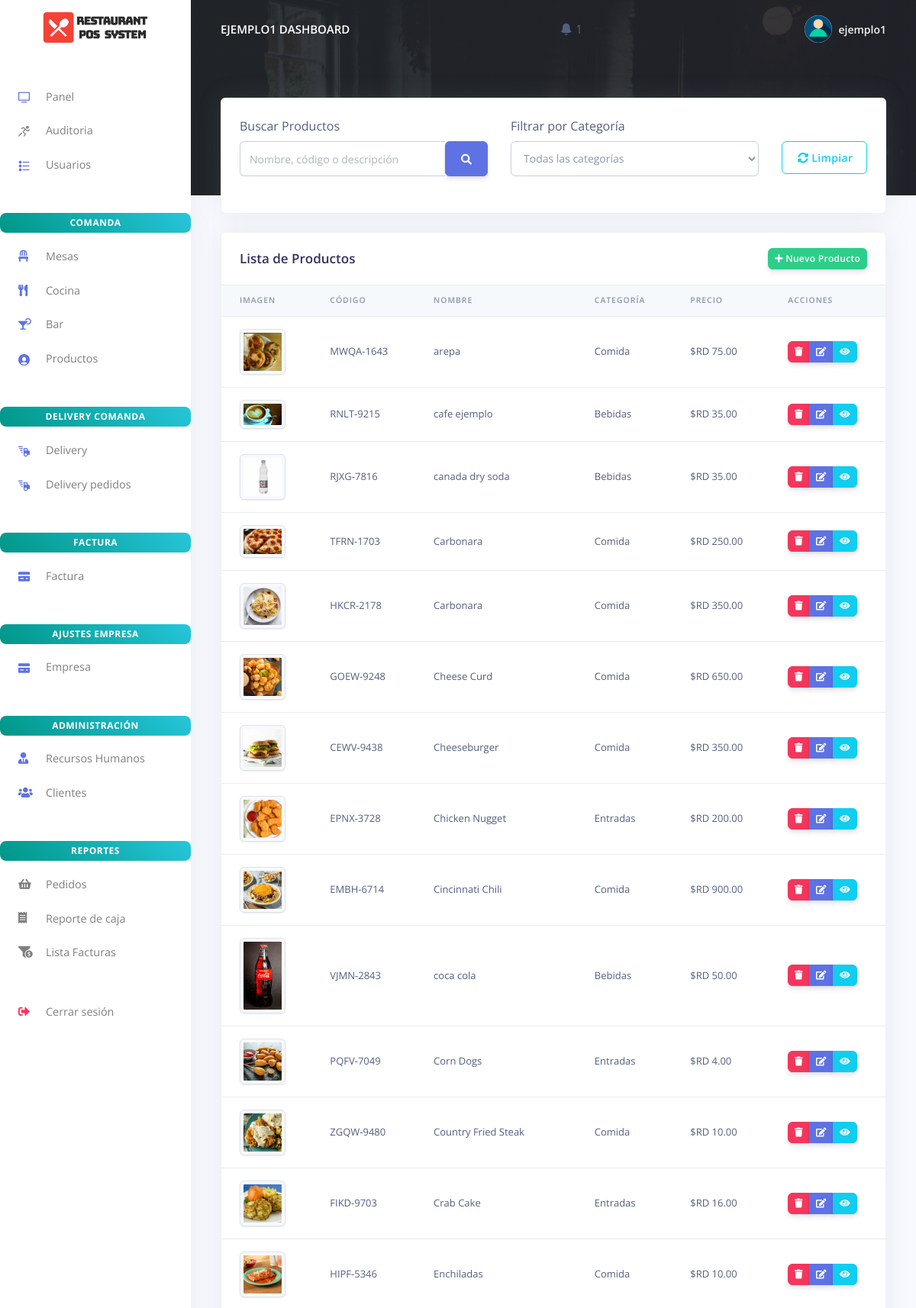
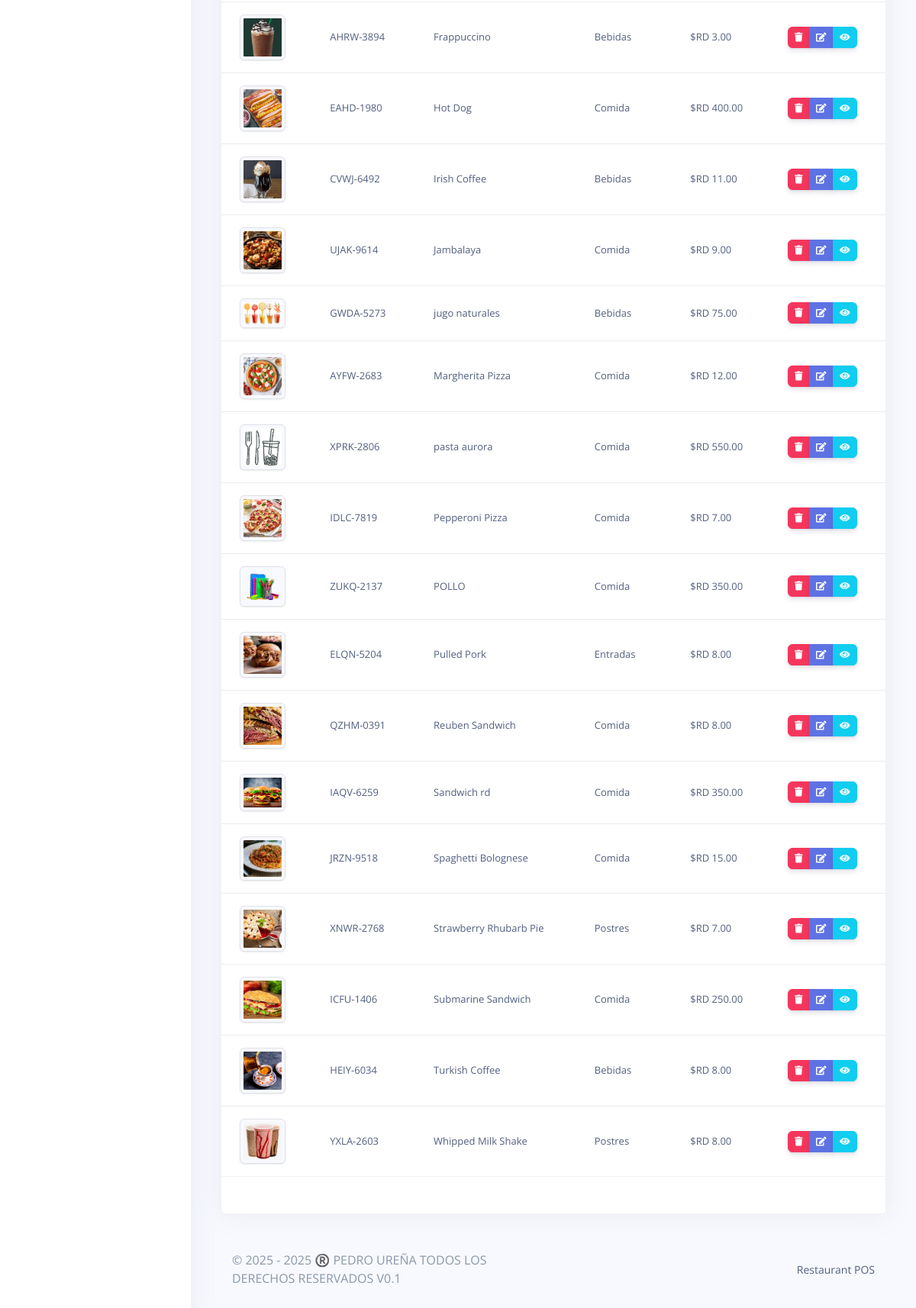
The app's page /products/products.php (signed in) with its own data (2 pictures, top to bottom).
### tables this page shows
CREATE TABLE `rpos_admin` (
  `admin_id` varchar(200) NOT NULL,
  `admin_name` varchar(200) NOT NULL,
  `admin_email` varchar(200) NOT NULL,
  `admin_password` varchar(200) NOT NULL,
  `activation_key` varchar(200) DEFAULT NULL,
  `estado` enum('Activo','Inactivo') DEFAULT 'Inactivo',
  `activation_expiry` datetime DEFAULT NULL
);

CREATE TABLE `rpos_products` (
  `prod_id` varchar(200) NOT NULL,
  `prod_code` varchar(200) NOT NULL,
  `prod_name` varchar(200) NOT NULL,
  `prod_img` varchar(200) NOT NULL,
  `prod_desc` longtext NOT NULL,
  `categoria_id` int(11) NOT NULL,
  `tipo` enum('Comida','Bebida','Postre') DEFAULT NULL,
  `prod_price` varchar(200) NOT NULL,
  `created_at` timestamp(6) NOT NULL DEFAULT current_timestamp(6) ON UPDATE current_timestamp(6)
);

CREATE TABLE `rpos_categorias_productos` (
  `categoria_id` int(11) NOT NULL,
  `nombre_categoria` varchar(200) NOT NULL,
  `descripcion` text DEFAULT NULL,
  `created_at` timestamp(6) NOT NULL DEFAULT current_timestamp(6) ON UPDATE current_timestamp(6)
);

### products/products.php (the view, shortened to what this page needs)
<?php
include('../config/config.php');
$search = '';
require_once('../partials/_head.php');
?>
<body>
  <?php require_once('../partials/_sidebar.php'); ?>
  <div class="main-content">
    <?php require_once('../partials/_topnav.php'); ?>
    <div class="container-fluid mt--8">
      <div class="row mb-4">
        <div class="col">
          <div class="card shadow">
            <div class="card-body">
              <form method="get" action="products.php" class="row">
                <div class="form-group col-md-5">
                  <label for="search">Buscar Productos</label>
                  <div class="input-group">
                    <input type="text" class="form-control" name="search" placeholder="Nombre, código o descripción" value="<?php echo htmlspecialchars($search); ?>">
                    <button class="btn btn-primary" type="submit">
                      <i class="fas fa-search"></i>
                    </button>
                  </div>
                </div>
                <div class="form-group col-md-5">
                  <label for="category">Filtrar por Categoría</label>
                  <select name="category" class="form-control" onchange="this.form.submit()">
                    <option value="">Todas las categorías</option>
                  </select>
                </div>
                <div class="form-group col-md-2">
                  <label>&nbsp;</label>
                  <a href="products.php" class="btn btn-outline-info w-100 btn-glass">
                    <i class="fas fa-sync-alt"></i> Limpiar
                  </a>
                </div>
              </form>
            </div>
          </div>
        </div>
      </div>
      <div class="row">
        <div class="col">
          <div class="card shadow">
            <div class="card-header border-0">
              <div class="row align-items-center">
                <div class="col">
                  <h3 class="mb-0">Lista de Productos</h3>
                </div>
                <div class="col text-right">
                  <a href="add_product.php" class="btn btn-sm btn-success">
                    <i class="fas fa-plus"></i> Nuevo Producto
                  </a>
                </div>
              </div>
            </div>
            <div class="table-responsive">
              <table class="table align-items-center table-flush">
                <thead class="thead-light">
                  <tr>
                    <th scope="col">Imagen</th>
                    <th scope="col">Código</th>
                    <th scope="col">Nombre</th>
                    <th scope="col">Categoría</th>
                    <th scope="col">Precio</th>
                    <th scope="col">Acciones</th>
                  </tr>
                </thead>
                <tbody>
                  <?php
                  $ret = "SELECT p.*, c.nombre_categoria
                          FROM rpos_products p
                          LEFT JOIN rpos_categorias_productos c ON p.categoria_id = c.categoria_id";
                  $ret .= " ORDER BY p.prod_name ASC";
                  $stmt = $mysqli->prepare($ret);
                  $stmt->execute();
                  $res = $stmt->get_result();
                  if ($res->num_rows > 0) {
                    while ($prod = $res->fetch_object()):
                  ?>
                      <tr>
                        <td>
                          <?php if ($prod->prod_img): ?>
                            <img src="../assets/img/products/<?php echo htmlspecialchars($prod->prod_img); ?>" height="60" width="60" class="img-thumbnail">
                          <?php else: ?>
                            <img src="../assets/img/products/default.jpg" height="60" width="60" class="img-thumbnail">
                          <?php endif; ?>
                        </td>
                        <td><?php echo htmlspecialchars($prod->prod_code); ?></td>
                        <td><?php echo htmlspecialchars($prod->prod_name); ?></td>
                        <td><?php echo htmlspecialchars($prod->nombre_categoria ?? 'Sin categoría'); ?></td>
                        <td>$RD <?php echo isset($prod->prod_price) ? number_format($prod->prod_price, 2) : '0.00'; ?></td>
                        <td>
                          <div class="btn-group" role="group">
                            <a href="products.php?delete=<?php echo $prod->prod_id; ?>" onclick="return confirm('¿Está seguro que desea eliminar este producto?');" class="btn btn-sm btn-danger">
                              <i class="fas fa-trash"></i>
                            </a>
                            <a href="update_product.php?update=<?php echo $prod->prod_id; ?>" class="btn btn-sm btn-primary">
                              <i class="fas fa-edit"></i>
                            </a>
                            <a href="product_detail.php?id=<?php echo $prod->prod_id; ?>" class="btn btn-sm btn-info">
                              <i class="fas fa-eye"></i>
                            </a>
                          </div>
                        </td>
                      </tr>
                  <?php
                    endwhile;
                  } else {
                    echo '<tr><td colspan="6" class="text-center">No se encontraron productos</td></tr>';
                  }
                  ?>
                </tbody>
              </table>
            </div>
            <div class="card-footer py-4">
            </div>
          </div>
        </div>
      </div>
      <?php require_once('../partials/_footer.php'); ?>
    </div>
  </div>
</body>
</html>

### partials/_topnav.php (shortened to what this page needs)
<?php
$current_path = $_SERVER['PHP_SELF'];
$folders = ['factura', 'delivery', 'auditoria', 'cocina', 'mesas', 'bar', 'usuario', 'hrm', 'customes', 'products', 'empresa', 'notificaciones'];
$is_in_subfolder = false;
foreach ($folders as $folder) {
    if (strpos($current_path, "/$folder/") !== false) {
        $is_in_subfolder = true;
        break;
    }
}
$base_path = $is_in_subfolder ? '../' : '';
$user_id = $_SESSION['user_id'] ?? null;
$rol     = $_SESSION['rol'] ?? null;
$user = null;
if ($user_id && $rol) {
    if ($rol === 'admin') {
        $query = "SELECT admin_name AS nombre FROM rpos_admin WHERE admin_id = ?";
    } else {
        $query = "SELECT staff_name AS nombre FROM rpos_staff WHERE staff_id = ?";
    }
    $stmt = $mysqli->prepare($query);
    $stmt->bind_param("s", $user_id);
    $stmt->execute();
    $res = $stmt->get_result();
    $user = $res->fetch_object();
}
?>
<?php if (!empty($user)) { ?>
    <nav class="navbar navbar-top navbar-expand-md navbar-dark" id="navbar-main">
        <div class="container-fluid">
            <a class="h4 mb-0 text-white text-uppercase d-none d-lg-inline-block" href="<?php echo $base_path; ?>dashboard.php">
                <?php echo htmlspecialchars($user->nombre); ?> Dashboard
            </a>
            <li class="nav-item dropdown">
                <a class="nav-link" href="#" role="button" data-toggle="dropdown" aria-haspopup="true" aria-expanded="false">
                    <i class="ni ni-bell-55"></i>
                    <?php
                    $query_count = "SELECT COUNT(*) as count FROM rpos_notificaciones WHERE estado = 'pendiente'";
                    $count_result = $mysqli->query($query_count);
                    $count = $count_result->fetch_object()->count;
                    if ($count > 0): ?>
                        <span class="notification-badge"><?php echo $count; ?></span>
                    <?php endif; ?>
                </a>
            </li>
<ul class="navbar-nav align-items-center d-none d-md-flex">
    <li class="nav-item dropdown">
        <a class="nav-link pr-0" href="#" role="button" data-toggle="dropdown">
            <div class="media align-items-center">
                <span class="avatar avatar-sm rounded-circle">
                    <img alt="Image placeholder" src="<?php echo $base_path; ?>assets/img/theme/user-a-min.png">
                </span>
                <div class="media-body ml-2 d-none d-lg-block">
                    <span class="mb-0 text-sm font-weight-bold"><?php echo htmlspecialchars($user->nombre); ?></span>
                </div>
            </div>
        </a>
    </li>
</ul>
        </div>
    </nav>
<?php } ?>

### records on screen
rpos_admin: admin_name "EJEMPLO1", admin_name "ejemplo1"
rpos_products: prod_img (picture), prod_code "MWQA-1643", prod_name "arepa", categoria.nombre_categoria "Comida", prod_price "75.00"
rpos_products: prod_img (picture), prod_code "RNLT-9215", prod_name "cafe ejemplo", categoria.nombre_categoria "Bebidas", prod_price "35.00"
rpos_products: prod_img (picture), prod_code "RJXG-7816", prod_name "canada dry soda", categoria.nombre_categoria "Bebidas", prod_price "35.00"
rpos_products: prod_img (picture), prod_code "TFRN-1703", prod_name "Carbonara", categoria.nombre_categoria "Comida", prod_price "250.00"
rpos_products: prod_img (picture), prod_code "HKCR-2178", prod_name "Carbonara", categoria.nombre_categoria "Comida", prod_price "350.00"
rpos_products: prod_img (picture), prod_code "GOEW-9248", prod_name "Cheese Curd", categoria.nombre_categoria "Comida", prod_price "650.00"
rpos_products: prod_img (picture), prod_code "CEWV-9438", prod_name "Cheeseburger", categoria.nombre_categoria "Comida", prod_price "350.00"
rpos_products: prod_img (picture), prod_code "EPNX-3728", prod_name "Chicken Nugget", categoria.nombre_categoria "Entradas", prod_price "200.00"
rpos_products: prod_img (picture), prod_code "EMBH-6714", prod_name "Cincinnati Chili", categoria.nombre_categoria "Comida", prod_price "900.00"
rpos_products: prod_img (picture), prod_code "VJMN-2843", prod_name "coca cola", categoria.nombre_categoria "Bebidas", prod_price "50.00"
rpos_products: prod_img (picture), prod_code "PQFV-7049", prod_name "Corn Dogs", categoria.nombre_categoria "Entradas", prod_price "4.00"
rpos_products: prod_img (picture), prod_code "ZGQW-9480", prod_name "Country Fried Steak", categoria.nombre_categoria "Comida", prod_price "10.00"
rpos_products: prod_img (picture), prod_code "FIKD-9703", prod_name "Crab Cake", categoria.nombre_categoria "Entradas", prod_price "16.00"
rpos_products: prod_img (picture), prod_code "HIPF-5346", prod_name "Enchiladas", categoria.nombre_categoria "Comida", prod_price "10.00"
rpos_products: prod_img (picture), prod_code "AHRW-3894", prod_name "Frappuccino", categoria.nombre_categoria "Bebidas", prod_price "3.00"
rpos_products: prod_img (picture), prod_code "EAHD-1980", prod_name "Hot Dog", categoria.nombre_categoria "Comida", prod_price "400.00"
rpos_products: prod_img (picture), prod_code "CVWJ-6492", prod_name "Irish Coffee", categoria.nombre_categoria "Bebidas", prod_price "11.00"
rpos_products: prod_img (picture), prod_code "UJAK-9614", prod_name "Jambalaya", categoria.nombre_categoria "Comida", prod_price "9.00"
rpos_products: prod_img (picture), prod_code "GWDA-5273", prod_name "jugo naturales", categoria.nombre_categoria "Bebidas", prod_price "75.00"
rpos_products: prod_img (picture), prod_code "AYFW-2683", prod_name "Margherita Pizza", categoria.nombre_categoria "Comida", prod_price "12.00"
rpos_products: prod_code "XPRK-2806", prod_name "pasta aurora", categoria.nombre_categoria "Comida", prod_price "550.00"
rpos_products: prod_img (picture), prod_code "IDLC-7819", prod_name "Pepperoni Pizza", categoria.nombre_categoria "Comida", prod_price "7.00"
rpos_products: prod_img (picture), prod_code "ZUKQ-2137", prod_name "POLLO", categoria.nombre_categoria "Comida", prod_price "350.00"
rpos_products: prod_img (picture), prod_code "ELQN-5204", prod_name "Pulled Pork", categoria.nombre_categoria "Entradas", prod_price "8.00"
rpos_products: prod_img (picture), prod_code "QZHM-0391", prod_name "Reuben Sandwich", categoria.nombre_categoria "Comida", prod_price "8.00"
rpos_products: prod_img (picture), prod_code "IAQV-6259", prod_name "Sandwich rd", categoria.nombre_categoria "Comida", prod_price "350.00"
rpos_products: prod_img (picture), prod_code "JRZN-9518", prod_name "Spaghetti Bolognese", categoria.nombre_categoria "Comida", prod_price "15.00"
rpos_products: prod_img (picture), prod_code "XNWR-2768", prod_name "Strawberry Rhubarb Pie", categoria.nombre_categoria "Postres", prod_price "7.00"
rpos_products: prod_img (picture), prod_code "ICFU-1406", prod_name "Submarine Sandwich", categoria.nombre_categoria "Comida", prod_price "250.00"
rpos_products: prod_img (picture), prod_code "HEIY-6034", prod_name "Turkish Coffee", categoria.nombre_categoria "Bebidas", prod_price "8.00"
rpos_products: prod_img (picture), prod_code "YXLA-2603", prod_name "Whipped Milk Shake", categoria.nombre_categoria "Postres", prod_price "8.00"

### other values on screen
$count "1"
